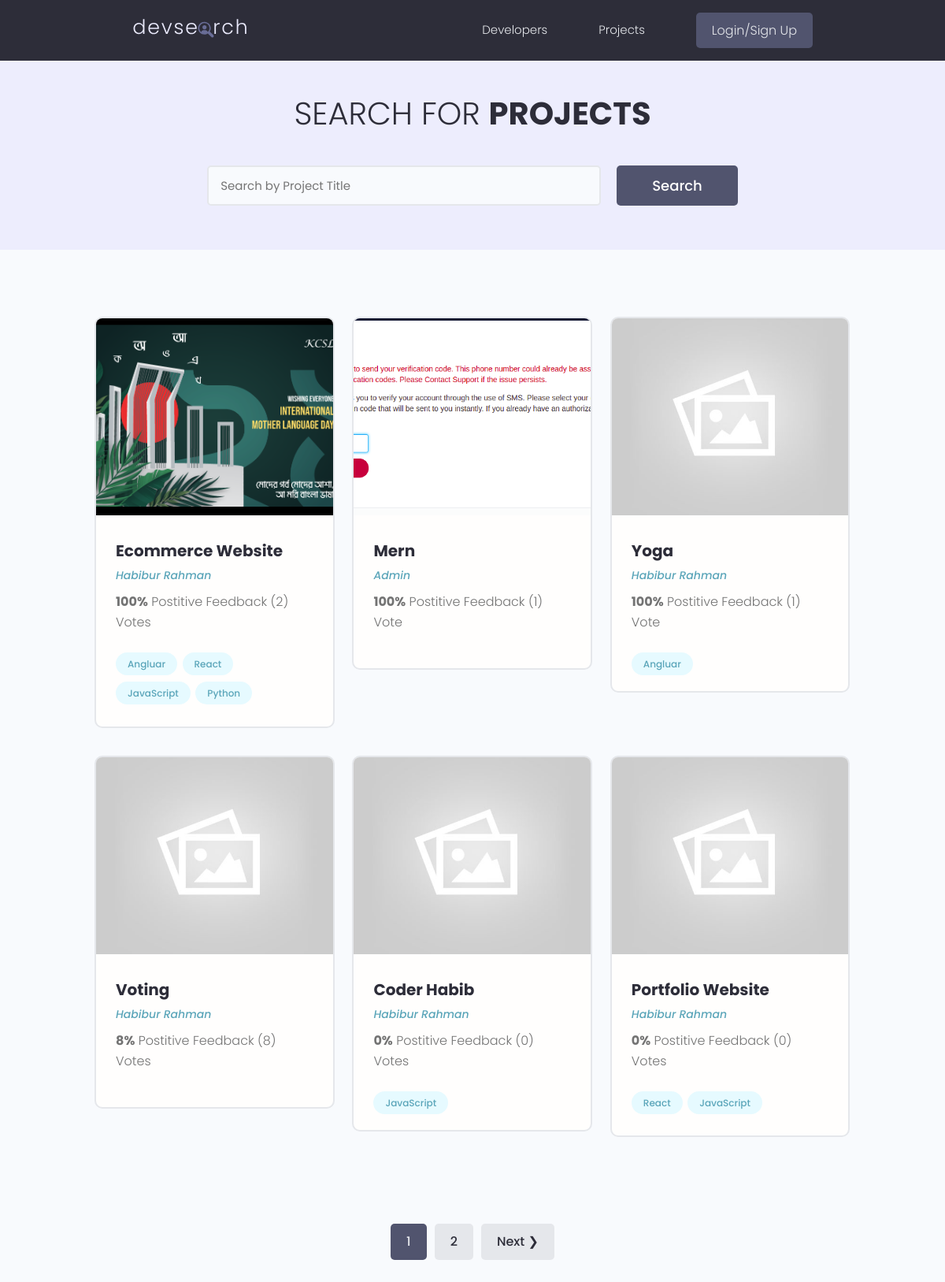
/projects/, run on the app's committed database.
### projects/models.py (models this page shows, shortened)
class Project(models.Model):
    owner = models.ForeignKey(Profile,null= True, on_delete=models.SET_NULL)
    title = models.CharField(max_length=200)
    description = models.TextField(null=True, blank=True)
    featured_image = models.ImageField(null=True, blank=True,default="default.jpg")
    demo_link = models.CharField(max_length=2000, null=True, blank=True)
    source_link = models.CharField(max_length=2000, null=True, blank=True)
    tags = models.ManyToManyField('Tag', blank=True)
    vote_total = models.IntegerField(default=0, null=True, blank=True)
    vote_ratio = models.IntegerField(default=0, null=True, blank=True)
    created = models.DateField(auto_now_add=True)
    id = models.UUIDField(default=uuid.uuid4, unique=True, primary_key=True, editable=False)
    class Meta:
        ordering = ['-vote_ratio', '-vote_total', 'title']

class Tag(models.Model):
    name = models.CharField(max_length=200)
    created = models.DateField(auto_now_add=True)
    id = models.UUIDField(default=uuid.uuid4, unique=True, primary_key=True, editable=False)
    def __str__(self):
        return self.name

### users/models.py (models this page shows, shortened)
class Profile(models.Model):
    user = models.OneToOneField(User, on_delete=models.CASCADE, null=True, blank=True)
    name = models.CharField(max_length=200, blank=True, null=True)
    email = models.EmailField(max_length=500, blank=True, null=True)
    username = models.CharField(max_length=200, blank=True, null=True)
    location = models.CharField(max_length=200, blank=True, null=True)
    short_intro = models.CharField(max_length=200, blank=True, null=True)
    bio = models.TextField(blank=True, null=True)
    profile_image = models.ImageField(null=True, blank=True, upload_to='profiles/', default='profiles/user-default.png')
    social_github = models.CharField(max_length=200, blank=True, null=True)
    social_twitter = models.CharField(max_length=200, blank=True, null=True)
    social_linkedin = models.CharField(max_length=200, blank=True, null=True)
    social_youtube = models.CharField(max_length=200, blank=True, null=True)
    social_website = models.CharField(max_length=200, blank=True, null=True)
    created = models.DateField(auto_now_add=True)
    id = models.UUIDField(default=uuid.uuid4, unique=True, primary_key=True, editable=False)

### projects/views.py (the view)
# urls.py: path('projects/', include('projects.urls')),
def projects(request):
    projects, search_query = searchProject(request)
    custom_range, projects = paginationProject(request, projects, 6)
    context = {'projects': projects, 'search_query': search_query, 'custom_range': custom_range}
    return render(request, 'projects/project.html', context)

### projects/utils.py (called while the page is built)
def searchProject(request):
    search_query = ''
    if request.GET.get('search_query'):
        search_query = request.GET.get('search_query')
    tags = Tag.objects.filter(name__icontains=search_query)
    projects = Project.objects.distinct().filter(
        Q(title__icontains=search_query) |
        Q(description__icontains=search_query) |
        Q(owner__name__icontains=search_query) |
        Q(tags__in = tags)
    )
    return projects, search_query

def paginationProject(request, projects, result):
    page = request.GET.get('page')
    result = result
    paginator = Paginator(projects, result)
    try:
        projects = paginator.page(page)
    except PageNotAnInteger:
        page = 1
        projects = paginator.page(page)
    except EmptyPage:
        page = paginator.num_pages
        projects = paginator.page(page)
    leftIndex = (int(page) - 4)
    if leftIndex < 1:
        leftIndex = 1
    rightIndex = (int(page) + 5)
    if rightIndex > paginator.num_pages:
        rightIndex  = paginator.num_pages + 1
    custom_range = range(leftIndex, rightIndex)
    return custom_range, projects

### projects/templates/projects/project.html (shortened to what this page needs)
{% extends 'main.html' %}
{% block content %}
<main class="projects">
    <section class="hero-section text-center">
      <div class="container container--narrow">
        <div class="hero-section__box">
          <h2>Search for <span>Projects</span></h2>
        </div>
        <div class="hero-section__search">
          <form id="searchForm" class="form" action="{% url 'projects' %}" method="get">
            <div class="form__field">
              <input class="input input--text" id="formInput#search" type="text" name="search_query" value="{{search_query}}"
                placeholder="Search by Project Title" />
            </div>
            <input class="btn btn--sub btn--lg" type="submit" value="Search" />
          </form>
        </div>
      </div>
    </section>
    <section class="projectsList">
      <div class="container">
        <div class="grid grid--three">
        {% for project in projects %}
          <div class="column">
            <div class="card project">
              <a href="{% url 'single-projects' project.id %}" class="project">
                <img class="project__thumbnail" src="{{project.featured_image.url}}" alt="project thumbnail" />
                <div class="card__body">
                  <h3 class="project__title">{{project.title}}</h3>
                  <p><a class="project__author" href="{% url 'user-profiles' project.owner.id %}">{{project.owner.name}}</a></p>
                  <p class="project--rating">
                    <span style="font-weight: bold;">{{project.vote_ratio}}%</span> Postitive
                    Feedback ({{project.vote_total}}) Vote{{project.vote_total|pluralize:"s"}}
                  </p>
                  <div class="project__tags">
                    {% for tag in project.tags.all %}
                    <span class="tag tag--pill tag--main">
                      <small>{{tag}}</small>
                    </span>
                    {% endfor%}
                  </div>
                </div>
              </a>
            </div>
          </div>
        {% endfor %}
        </div>
      </div>
    </section>
    {% include 'pagination.html' with queryset=projects custom_range=custom_range  %}
  </main>
{% endblock content %}

### static/styles/app.css (style rules this page uses)
:root { --color-sub: #2d2d39; }
.btn--sub { background-color: var(--color-sub-light); }
.card { border: 2px solid var(--color-light); }
img { width: 100%; }
.hero-section { height: 40vh; display: flex; align-items: center; background-color: var(--color-sub); }
.hero-section__box { margin-bottom: 4rem; }
.hero-section__box > h2, .hero-section__box > h2 > span { font-size: 4rem; color: var(--color-light); line-height: 1.3; text-transform: uppercase; }
.hero-section__box > h2 { font-weight: 300; }
.hero-section__box > h2 > span { font-weight: 700; }
.hero-section__search > .form { display: flex; align-items: center; justify-content: center; gap: 2rem; }
.hero-section__search > .form input.input--text { width: 50rem; }
.project__author { font-size: 1.4rem; font-style: italic; }
.project--rating { margin-bottom: 1.6em; margin-top: .5em; }
.projects > .hero-section { background: var(--color-sub-lighter); height: 30vh; }
.projects .hero-section__box { margin-bottom: 2.5rem; }
.projects .hero-section__box > h2 { color: var(--color-sub); }
.projects .hero-section__box > h2 > span { font-weight: 700; color: var(--color-sub); }
.projectsList { margin-top: 8rem; }
.project__thumbnail { height: 25rem; object-fit: cover; object-position: top center; }
.project__title { font-size: 2rem; font-weight: 700; color: var(--color-sub); }

### static/uikit/styles/modules/_variables.css (style rules this page uses)
:root { --color-main: #5aa5b9; --color-main-light: #e6faff; --color-sub: #3f4156; --color-sub-light: #51546e; --color-sub-lighter: #ededfd; --color-text: #737373; --color-gray: #8b8b8b; --color-light: #e5e7eb; --color-light-gray: #767676; --color-bg: #f8fafd; --color-white: #fffefd; --color-white-light: #f3f3f3; --color-success: #359e64; --color-success-bg: #def8e8; --color-error: #fc4b0b; --color-error-bg: #fff2ee; --font-base: 'Poppins', arial, helvetica, 'Segoe UI', roboto, ubuntu, sans-serif; --font-monospace: 'Fira Code', 'Courier New', courier, monospace; --font-regular: 300; --font-medium: 500; --font-bold: 700; --generic-shadow: 1px 1px 5px #00000010; --generic-transition: all 0.3s ease-in-out; }

### static/uikit/styles/modules/_base.css (style rules this page uses)
* { margin: 0; padding: 0; box-sizing: border-box; text-rendering: optimizeLegibility; color: inherit; font-size: inherit; }
html { font-size: 50%; }
@media only screen and (min-width: 480px) { html { font-size: 56.25%; } }
@media only screen and (min-width: 1200px) { html { font-size: 62.5%; } }
body { line-height: 1.6; font-weight: 400; font-size: 1.5rem; color: var(--color-text); background-color: var(--color-bg); min-height: 100vh; }

### static/uikit/styles/modules/_typography.css (style rules this page uses)
* { font-family: var(--font-base); }
h2 { font-size: 3.6rem; font-weight: var(--font-bold); }
h3 { font-size: 3.2rem; font-weight: var(--font-medium); }
p, span, strong { font-size: 1.6rem; color: var(--color-text); font-weight: var(--font-regular); }
a { padding-bottom: 2px; text-decoration: none; display: inline-block; color: var(--color-main); font-weight: var(--font-medium); }

### static/uikit/styles/modules/_utilities.css (style rules this page uses)
.container { width: 92%; max-width: 165rem; margin: 0 auto; box-sizing: border-box; }
.container--narrow { width: 92%; max-width: 120rem; }
@media screen and (min-width: 1000px) { .container { width: 90%; } }
@media screen and (min-width: 1000px) { .container--narrow { width: 85%; } }
@media screen and (min-width: 1200px) { .container { width: 80%; } }
@media screen and (min-width: 1200px) { .container--narrow { width: 72%; } }
.text-center { text-align: center; }

### static/uikit/styles/modules/_button.css (style rules this page uses)
.btn { display: inline-block; position: relative; cursor: pointer; background-color: var(--color-light); font-weight: var(--font-medium); color: var(--color-sub); text-decoration: none; padding: 1rem 2rem; border-radius: 0.5rem; border: none; width: -webkit-fit-content; width: -moz-fit-content; width: fit-content; height: -webkit-fit-content; height: -moz-fit-content; height: fit-content; font-size: 1.6rem; outline-width: 0; outline-color: transparent; -webkit-backface-visibility: hidden; backface-visibility: hidden; transition: all 0.3s ease-in-out; }
.btn--sub { background-color: var(--color-sub); color: var(--color-white); }
.btn--lg { font-size: 1.8rem; padding: 1.2rem 4.5rem; }

### static/uikit/styles/modules/_card.css (style rules this page uses)
.card { border-radius: 1rem; background-color: var(--color-white); border: 1.5px solid var(--color-light); width: auto; height: auto; margin-top: 0.5rem; margin-bottom: 0.5rem; overflow: hidden; }
.card__body, .card__header { padding: 2rem 2.5rem; }

### data on the page
Project: featured_image (picture), title "Ecommerce Website", owner.name "Habibur Rahman", vote_ratio "100", vote_total "2"
Tag: name "Angluar"
Tag: name "React"
Tag: name "JavaScript"
Tag: name "Python"
Project: featured_image (picture), title "Mern", owner.name "Admin", vote_ratio "100", vote_total "1"
Project: featured_image (placeholder picture), title "Yoga", owner.name "Habibur Rahman", vote_ratio "100", vote_total "1"
Project: featured_image (placeholder picture), title "Voting", owner.name "Habibur Rahman", vote_ratio "8", vote_total "8"
Project: featured_image (placeholder picture), title "Coder Habib", owner.name "Habibur Rahman", vote_ratio "0", vote_total "0"
Project: featured_image (placeholder picture), title "Portfolio Website", owner.name "Habibur Rahman", vote_ratio "0", vote_total "0"

### other printed values
{{ page }} "1"
{{ page }} "2"
